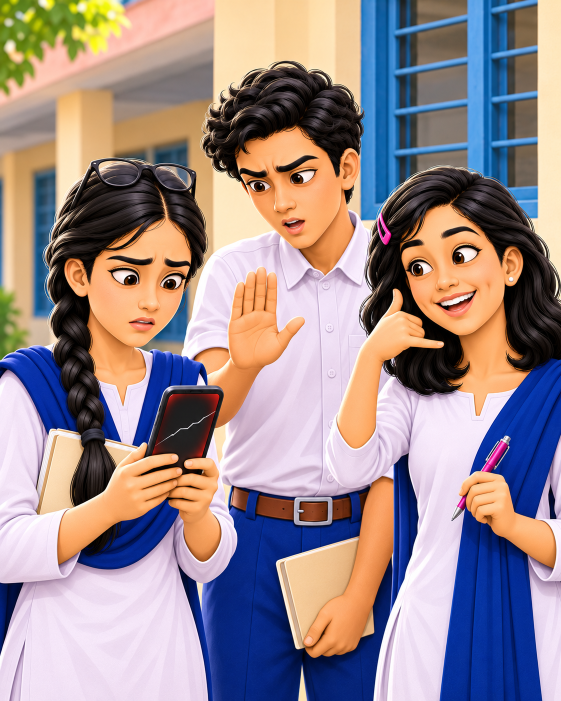
#> input picture tests/fixtures/image1.png, 1122 x 1402 px (shown at 1/2 size)
$ python font_sensor.py ../tests/fixtures/image1.png
#> lines starting #> are read from the running program, lines starting #| are printed output that depends on the picture; after the words box and inside, x2 and y2 are one past the last pixel; in counts of white or black regions, pixels touching at a corner belong together
### tools/cv_core.py
#!/usr/bin/env python3
"""cv_core.py — shared image processing core for LiGeo global skill.

Provides a single, validated image decoding and preprocessing path so every
LiGeo tool decodes images once, validates them consistently, and avoids
wasting memory/CPU by decoding the same file multiple times.

Designed for an 8 GB RAM, integrated-GPU environment:
- one image decoded and held in memory at a time;
- optional downsampling with recorded scale factor;
- ROI (region of interest) helpers;
- no raw pixel arrays serialized into evidence JSON;
- EXIF orientation normalized consistently;
- alpha handled explicitly.

  python tools/cv_core.py image.png              # inspect and validate
  from cv_core import load_image, ImageInfo, load_and_validate

Classes:
    ImageInfo — metadata about a decoded image (no raw pixels in JSON).
    LoadedImage — in-memory image with validation info.

Functions:
    load_image(path, max_pixels=None, max_dimension=None, max_file_mb=None,
               allowed_formats=None, allowed_modes=None, downsample_to=None)
        Load and validate an image file. Returns LoadedImage.
    load_and_validate(...) -> (dict, list[dict])
        Compatibility wrapper returning (record, issues) like bitmap_check.py.
"""

import hashlib
import json
import sys
from dataclasses import dataclass, field, asdict
from pathlib import Path
from typing import Optional

try:
    from PIL import Image, ImageOps, UnidentifiedImageError
except ImportError as e:
    sys.exit(f"missing dependency: Pillow (pip install pillow)")

try:
    import numpy as np
except ImportError:
    np = None  # numpy optional at import, required for array ops

# --- Default limits (configurable via args or profile) ---
DEFAULT_MAX_FILE_MB = 50
DEFAULT_MAX_PIXELS = 50_000_000   # ~50 MP (decompression bomb guard)
DEFAULT_MAX_DIMENSION = 20_000    # max width or height in px
DEFAULT_ALLOWED_FORMATS = {"PNG", "JPEG"}
DEFAULT_ALLOWED_MODES = {"1", "L", "P", "RGB", "RGBA", "CMYK", "YCbCr"}
DEFAULT_JPEG_QUALITY = 85


@dataclass
class ImageInfo:
    """Metadata about an image — no raw pixels.

    All values are JSON-serializable primitives.
    """
    asset_id: str
    path: str
    format: Optional[str]
    mode: Optional[str]
    width: int
    height: int
    aspect_ratio: Optional[float]
    orientation: str  # landscape / portrait / square / unknown
    has_alpha: bool
    total_pixels: int
    file_size_bytes: int
    file_size_mb: float
    exif_orientation_applied: bool
    icc_profile_present: bool
    processing_width: int
    processing_height: int
    scale_factor: float
    valid: bool
    issues: list = field(default_factory=list)

    def to_dict(self) -> dict:
        return asdict(self)


@dataclass
class LoadedImage:
    """In-memory image with validation metadata.

    Holds the actual PIL Image object. Callers are responsible for releasing
    it (e.g. via context manager or `del`) after use to keep memory bounded
    on an 8 GB machine.
    """
    info: ImageInfo
    image: Optional[Image.Image] = None

    def __enter__(self):
        return self

    def __exit__(self, exc_type, exc_val, exc_tb):
        self.close()

    def close(self):
        if self.image is not None:
            try:
                self.image.close()
            except Exception:
                pass
            self.image = None

    def to_info_dict(self) -> dict:
        return self.info.to_dict()


def safe_asset_id(path: Path) -> str:
    """Stable asset ID from file hash (not raw bytes in logs)."""
    h = hashlib.sha256()
    with open(path, "rb") as f:
        for chunk in iter(lambda: f.read(65536), b""):
            h.update(chunk)
    return f"img:{h.hexdigest()[:16]}"


# [42 lines left out: functions parse_css_length_mm, convert_to_mm, not called in this run]


def _decode_image(path: Path) -> Image.Image:
    """Open and fully decode an image file.

    Raises UnidentifiedImageError if the content is not a recognized image.
    """
    img = Image.open(path)
    img.load()  # force decode to catch truncated/corrupt files
    return img


def _normalize_orientation(img: Image.Image) -> Image.Image:
    """Apply EXIF orientation transpose in-place, returning the image."""
    try:
        img = ImageOps.exif_transpose(img)
    except Exception:
        pass  # orientation not present or unreadable — leave as-is
    return img


def load_image(
    path: str | Path,
    max_file_mb: float = DEFAULT_MAX_FILE_MB,
    max_pixels: int = DEFAULT_MAX_PIXELS,
    max_dimension: int = DEFAULT_MAX_DIMENSION,
    allowed_formats: Optional[set] = None,
    allowed_modes: Optional[set] = None,
    downsample_to: Optional[int] = None,
) -> LoadedImage:
    """Load, validate, and optionally downsample an image file.

    Returns a LoadedImage. The caller must close() it or use it as a context
    manager to release memory.

    Raises nothing for validation failures — they are recorded in info.issues
    and info.valid is set False. Raises FileNotFoundError if the file is
    missing; raises UnidentifiedImageError if content is not an image.
    """
    path = Path(path)
    issues = []

    # --- 1. File existence ---
    if not path.exists():
        raise FileNotFoundError(f"file not found: {path}")

    # --- 2. File size ---
    file_size = path.stat().st_size
    file_size_mb = round(file_size / (1024 * 1024), 4)

    if file_size == 0:
        issues.append({"t": "BITMAP-EMPTY", "det": "file is 0 bytes", "conf": 1.0})

    if file_size > max_file_mb * 1024 * 1024:
        issues.append({
            "t": "BITMAP-TOO-LARGE",
            "det": f"file {file_size_mb} MB exceeds {max_file_mb} MB limit",
            "conf": 1.0,
        })

    # --- 3. Decode and validate content (not extension) ---
    try:
        img = _decode_image(path)
    except UnidentifiedImageError as e:
        issues.append({
            "t": "BITMAP-UNKNOWN-FORMAT",
            "det": f"not a recognized image: {path.name}",
            "conf": 1.0,
        })
        record = ImageInfo(
            asset_id=safe_asset_id(path),
            path=str(path),
            format=None,
            mode=None,
            width=0,
            height=0,
            aspect_ratio=None,
            orientation="unknown",
            has_alpha=False,
            total_pixels=0,
            file_size_bytes=file_size,
            file_size_mb=file_size_mb,
            exif_orientation_applied=False,
            icc_profile_present=False,
            processing_width=0,
            processing_height=0,
            scale_factor=1.0,
            valid=False,
            issues=issues,
        )
        return LoadedImage(info=record, image=None)

    # Capture original metadata before any transforms
    original_format = img.format
    original_mode = img.mode
    original_width = img.width
    original_height = img.height
    has_alpha = img.mode in ("RGBA", "LA", "PA") or "transparency" in img.info
    icc_present = "icc_profile" in img.info

    # --- 4. Normalize EXIF orientation ---
    img = _normalize_orientation(img)
    orientation_applied = True  # attempted; may be no-op if no orientation tag

    # Re-read dims after orientation transpose (may swap w/h)
    width = img.width
    height = img.height
    aspect_ratio = round(width / height, 6) if height else None
    orientation = (
        "landscape" if width > height else "portrait" if height > width else "square"
    )
    total_pixels = width * height

    # --- 5. Dimension/pixel limits ---
    if total_pixels > max_pixels:
        issues.append({
            "t": "BITMAP-TOO-MANY-PIXELS",
            "det": f"{total_pixels:,} px exceeds {max_pixels:,} px limit",
            "conf": 1.0,
        })
    if width > max_dimension or height > max_dimension:
        issues.append({
            "t": "BITMAP-DIMENSION",
            "det": f"{width}x{height} exceeds {max_dimension}px max dimension",
            "conf": 1.0,
        })

    # --- 6. Format/mode validation ---
    allowed_formats = allowed_formats or DEFAULT_ALLOWED_FORMATS
    allowed_modes = allowed_modes or DEFAULT_ALLOWED_MODES

    if original_format not in allowed_formats:
        issues.append({
            "t": "BITMAP-FORMAT",
            "det": f"format {original_format} not in allowed {sorted(allowed_formats)}",
            "conf": 1.0,
        })
    if original_mode not in allowed_modes:
        issues.append({
            "t": "BITMAP-MODE",
            "det": f"color mode {original_mode} not in allowed {sorted(allowed_modes)}",
            "conf": 1.0,
        })

    # --- 7. Downsample if needed ---
    scale_factor = 1.0
    processing_width = width
    processing_height = height

    if downsample_to and total_pixels > downsample_to * downsample_to:
        scale = (downsample_to * downsample_to / total_pixels) ** 0.5
        new_w = max(1, int(width * scale))
        new_h = max(1, int(height * scale))
        try:
            img = img.resize((new_w, new_h), Image.Resampling.LANCZOS)
            processing_width = new_w
            processing_height = new_h
            scale_factor = round(scale, 4)
        except Exception as e:
            issues.append({
                "t": "BITMAP-RESIZE-FAIL",
                "det": str(e)[:200],
                "conf": 0.8,
            })

    valid = len([i for i in issues if i.get("conf", 0) >= 0.9]) == 0

    info = ImageInfo(
        asset_id=safe_asset_id(path),
        path=str(path),
        format=original_format,
        mode=original_mode,
        width=original_width,
        height=original_height,
        aspect_ratio=aspect_ratio,
        orientation=orientation,
        has_alpha=has_alpha,
        total_pixels=total_pixels,
        file_size_bytes=file_size,
        file_size_mb=file_size_mb,
        exif_orientation_applied=orientation_applied,
        icc_profile_present=icc_present,
        processing_width=processing_width,
        processing_height=processing_height,
        scale_factor=scale_factor,
        valid=valid,
        issues=issues,
    )

    return LoadedImage(info=info, image=img)


# [231 lines left out: functions load_and_validate, get_roi, image_to_array, make_evidence_block, make_issue, make_evidence_result and 8 more, not called in this run]


# [2 lines that do not run on import are left out]

### tools/font_sensor.py
#!/usr/bin/env python3
"""font_sensor.py — font metrics detection for LiGeo CV sensor pack.

Detects font family, size, weight, line-height, and letter-spacing from
HTML via CDP DOM inspection, and from PDF text via PyMuPDF.

  python tools/cv_sensors/font_sensor.py image.png
  python tools/cv_sensors/font_sensor.py images/ --json out.json

Exit code = number of targets with findings (0 = clean).
"""
import argparse, json, sys
from pathlib import Path

sys.path.insert(0, str(Path(__file__).resolve().parent.parent))
from cv_core import load_image

try:
    import cv2
    OPENCV_VERSION = cv2.__version__
except ImportError:
    sys.exit("missing dependency: opencv-python (pip install opencv-python)")

try:
    import numpy as np
    NUMPY_VERSION = np.__version__
except ImportError:
    sys.exit("missing dependency: numpy (pip install numpy)")

try:
    from PIL import Image
    PILLOW_VERSION = Image.__version__
except Exception:
    PILLOW_VERSION = "unknown"


def analyze_fonts(path: Path) -> dict:
    """Compute font-related metrics from an image file.

    Since image analysis cannot directly detect font family/weight from pixels,
    this analyzes text-like regions and estimates text density/size.
    For actual font detection, use CDP DOM inspection on HTML sources.
    """
    with load_image(path) as loaded:
        img = loaded.image
        if img is None:
            return _empty_result(path, "image could not be decoded")

        rgb = img.convert("RGB") if img.mode != "RGB" else img
        arr = np.array(rgb, dtype=np.uint8)
        h, w = arr.shape[:2]

        # --- Detect text-like regions via edge density in horizontal bands ---
        gray = np.array(img.convert("L"), dtype=np.uint8)
        edges = cv2.Canny(gray, 50, 150)

        # Divide image into horizontal bands and compute edge density
        band_count = 10
        band_height = h // band_count
        band_densities = []
        for i in range(band_count):
            y_start = i * band_height
            y_end = min((i + 1) * band_height, h)
            band = edges[y_start:y_end, :]
            band_density = float((band > 0).sum() / band.size) if band.size > 0 else 0.0
            band_densities.append(round(band_density, 6))

        # --- Estimate text line count from band density peaks ---
        text_bands = sum(1 for d in band_densities if d > 0.01)

        # --- Estimate average text line height from band transitions ---
        transitions = 0
        for i in range(1, len(band_densities)):
            if band_densities[i] > 0.01 and band_densities[i-1] <= 0.01:
                transitions += 1

        # --- Estimate font size from band height ---
        estimated_font_size_px = round(band_height, 2) if transitions > 0 else 0.0

        # --- Character density (edges per text band) ---
        text_edge_pixels = 0
        text_pixel_count = 0
        for i in range(band_count):
            y_start = i * band_height
            y_end = min((i + 1) * band_height, h)
            band = edges[y_start:y_end, :]
            if np.any(band > 0):
                text_edge_pixels += int((band > 0).sum())
                text_pixel_count += band.size

        char_density = round(float(text_edge_pixels / text_pixel_count * 100), 4) if text_pixel_count > 0 else 0.0

        result = {
            "path": str(path),
            "metrics_version": "1.0.0",
            "pillow_version": PILLOW_VERSION,
            "numpy_version": NUMPY_VERSION,
            "opencv_version": cv2.__version__ if 'cv2' in dir() else "unknown",
            "font_detection": {
                "method": "heuristic pixel analysis (not font file inspection)",
                "note": "Font family/weight cannot be determined from pixels alone; "
                        "use CDP DOM inspection for HTML or PyMuPDF for PDF text",
            },
            "text_density": {
                "edge_pixel_pct": char_density,
                "text_band_count": text_bands,
                "band_count": band_count,
                "method": "edge density per horizontal band",
                "version": f"OpenCV {cv2.__version__}, NumPy {NUMPY_VERSION}",
                "interpretation": "Proportion of edge pixels in text-like bands",
                "limitations": "Heuristic; not actual font detection",
            },
            "estimated_font_size": {
                "band_height_px": round(band_height, 2),
                "estimated_font_size_px": estimated_font_size_px,
                "method": "band height estimate",
                "version": PILLOW_VERSION,
                "interpretation": "Estimated font size from text band height",
                "limitations": "Approximation only; actual font size requires DOM/PDF access",
            },
            "method_tier": "DETECTED",
            "evidence_tier_note": "Font metrics from pixel analysis are heuristics; "
                                  "true font family/weight requires CDP DOM or PDF text access",
        }
        return result


def _empty_result(path: Path, reason: str) -> dict:
    return {
        "path": str(path),
        "metrics_version": "1.0.0",
        "error": reason,
        "font_detection": {},
        "text_density": {},
        "estimated_font_size": {},
        "method_tier": "DETECTED",
        "evidence_tier_note": "Image could not be decoded — no font metrics available",
    }


def run(targets, json_path: str | None = None):
    """Font analysis audit of file/dir targets."""
    targets_out = []
    for p in targets:
        p = Path(p)
        if p.is_dir():
            targets_out += sorted(p.rglob("*.png")) + sorted(p.rglob("*.jpg")) + sorted(p.rglob("*.jpeg"))
        elif p.exists():
            targets_out.append(p)
        else:
            sys.exit(f"no such target: {p}")
    seen, uniq = set(), []
    for f in targets_out:
        if f.resolve() not in seen:
            seen.add(f.resolve())
            uniq.append(f)

    report, dirty = [], 0
    for f in uniq:
        try:
            metrics = analyze_fonts(f)
            entry = {"file": str(f), "metrics": metrics, "issues": []}
            # Flag images with no detected text
            if metrics["text_density"]["edge_pixel_pct"] < 0.1:
                entry["issues"].append({
                    "t": "FONT-NO-TEXT",
                    "det": "no significant text detected in image",
                    "conf": 0.6,
                })
            if entry["issues"]:
                dirty += 1
        except Exception as e:
            entry = {"file": str(f), "metrics": None, "issues": [
                {"t": "FONT-ANALYSIS-ERROR", "det": str(e)[:200], "conf": 1.0}
            ]}
            dirty += 1
        report.append(entry)

    if json_path and report:
        Path(json_path).parent.mkdir(parents=True, exist_ok=True)
        Path(json_path).write_text(json.dumps(report, indent=2), encoding="utf-8")

    return report, dirty


def main():
    ap = argparse.ArgumentParser()
    ap.add_argument("targets", nargs="+")
    ap.add_argument("--json", help="write full evidence to this file")
    a = ap.parse_args()

    report, dirty = run(a.targets, json_path=a.json)
#> in _decode_image, img is the input picture: PIL image 1122x1402 RGB; mean R, G, B 154.4, 138, 140.6
#> in load_image, `has_alpha = img.mode in ("RGBA", "LA", "PA") or "transparency" in img...`: has_alpha = False
#> in analyze_fonts, `gray = np.array(img.convert("L"), dtype=np.uint8)`:
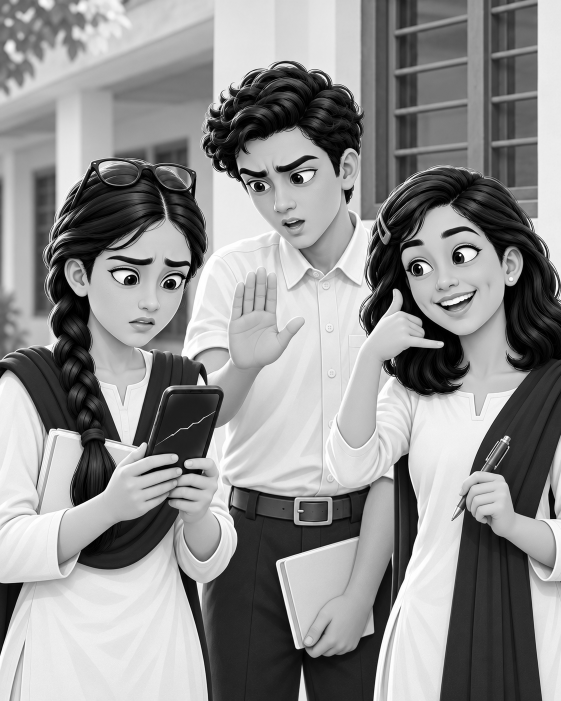
#> gray: shape (1402, 1122) (shown at 1/2 size); min 0, max 255, mean 143.2
#> in analyze_fonts, `edges = cv2.Canny(gray, 50, 150)`:
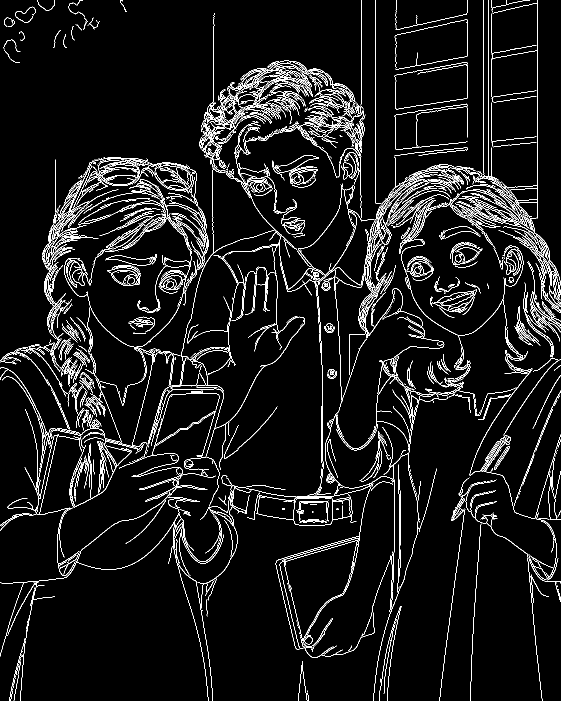
#> edges: shape (1402, 1122) (shown at 1/2 size); 6.1% white in thin lines or dots
#> the loop in analyze_fonts, `for i in range(band_count):` made 10 passes
#> band_density on passes 1 to 10: 0.0221, 0.0695, 0.0965, 0.11, 0.078, 0.0692, 0.064, 0.0541, 0.0279, 0.0169
#> pass 1, in analyze_fonts, `band = edges[y_start:y_end, :]`:
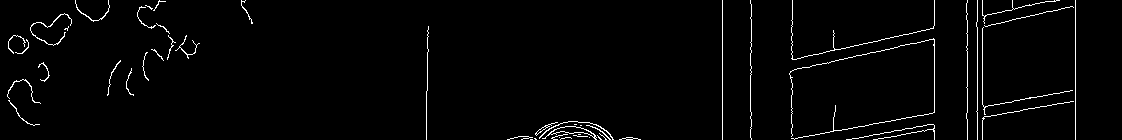
#> band: shape (140, 1122); 2.2% white in thin lines or dots
#> pass 2, in analyze_fonts, `band = edges[y_start:y_end, :]`:
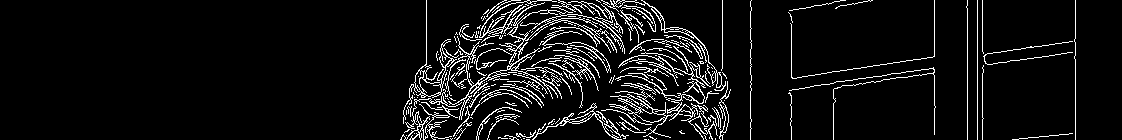
#> band: shape (140, 1122); 7% white in thin lines or dots, all inside (x1, y1, x2, y2) = (400, 0, 1076, 140)
#> pass 3, in analyze_fonts, `band = edges[y_start:y_end, :]`:
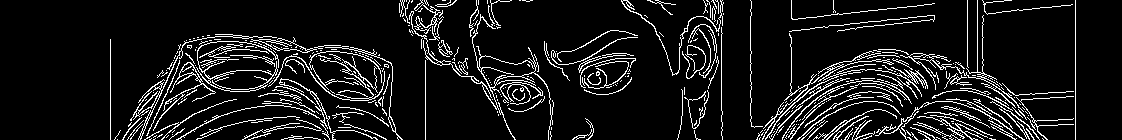
#> band: shape (140, 1122); 9.7% white in thin lines or dots, all inside (x1, y1, x2, y2) = (110, 0, 1076, 140)
#> after the loop in analyze_fonts, `for i in range(band_count):`: band_densities = [0.0221, 0.0695, 0.0965, 0.11, 0.078, 0.0692, 0.064, 0.0541, 0.0279, 0.0169]
#> in analyze_fonts, `text_bands = sum(1 for d in band_densities if d > 0.01)`: text_bands = 10
#> the loop in analyze_fonts, `for i in range(1, len(band_densities)):` made 9 passes
#> after the loop in analyze_fonts, `for i in range(1, len(band_densities)):`: transitions = 0
#> the loop in analyze_fonts, `for i in range(band_count):` made 10 passes
#> text_edge_pixels on passes 1 to 10: 3467, 14391, 29555, 46847, 59107, 69974, 80028, 88523, 92911, 95569
#> after the loop in analyze_fonts, `for i in range(band_count):`: text_edge_pixels = 95569; text_pixel_count = 1570800
#> in analyze_fonts, `char_density = round(float(text_edge_pixels / text_pixel_count * 100),..`: char_density = 6.08

    for entry in report:
        m = entry.get("metrics")
        n = len(entry.get("issues", []))
        if m:
            td = m.get("text_density", {})
            fs = m.get("estimated_font_size", {})
            meta = f"  edge_pct={td.get('edge_pixel_pct', 0)} "
            meta += f"text_bands={td.get('text_band_count', 0)} "
            meta += f"est_font_size={fs.get('estimated_font_size_px', 0)}px"
        else:
            meta = "  (no metrics)"
        print(("!! " if n else "OK ") + entry["file"] + meta)
        for iss in entry.get("issues", []):
            print(f"     - [{iss.get('t')} conf {iss.get('conf', 0):.2f}] {iss.get('det')}")

    if a.json:
        print(f"\nevidence written: {a.json}")
    print(f"\nTARGETS: {len(report)}  DIRTY: {dirty}")
    sys.exit(min(dirty, 1))
#> (the program exits here)
